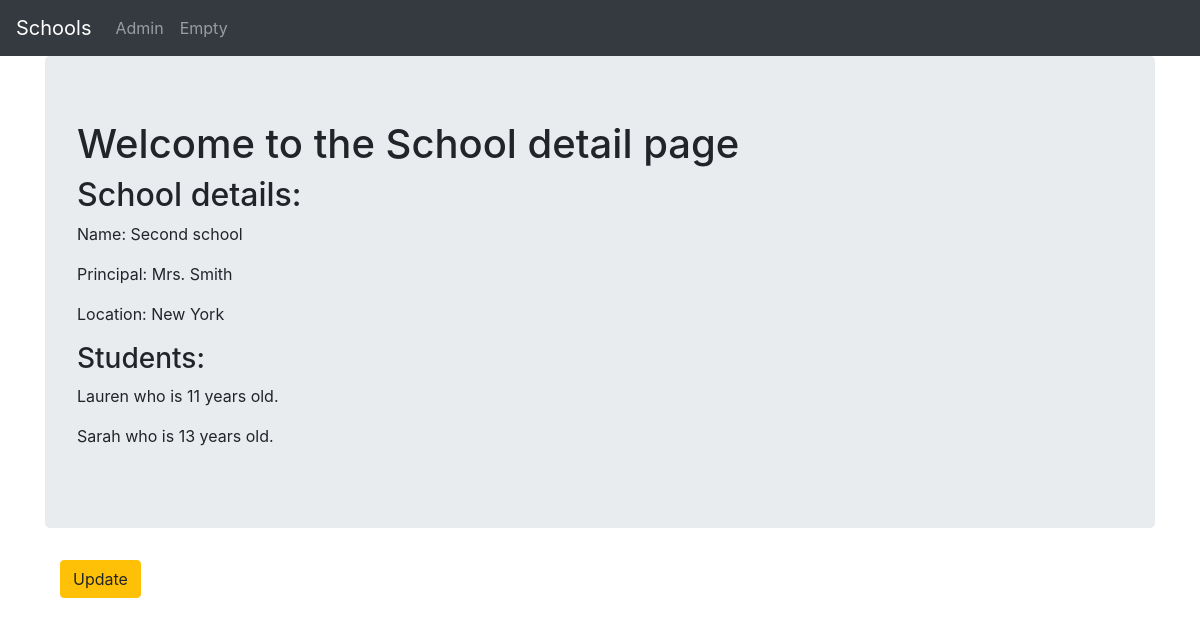
Page /basic_app/2/ on the committed database.
### basic_app/models.py (models this page shows, shortened)
class School(models.Model):
    name = models.CharField(max_length=256)
    principal = models.CharField(max_length=256)
    location = models.CharField(max_length=256)

class Student(models.Model):
    name = models.CharField(max_length=256)
    age = models.PositiveIntegerField()
    school = models.ForeignKey(
        School, related_name='students', null=True, blank=False, on_delete=models.SET_NULL)

### basic_app/views.py (the view)
# urls.py: path("<int:pk>/", views.SchoolDetailView.as_view(),  name="detail"),
class SchoolDetailView(DetailView):
    context_object_name = 'school_detail'
    model = models.School
    template_name = 'basic_app/school_detail.html'

### basic_app/templates/basic_app/school_detail.html
{% extends 'base.html' %}
{% block body_block %}
<div class="jumbotron">
    <h1>Welcome to the School detail page</h1>
    <h2>School details:</h2>
    <p>Name: {{school_detail.name}}</p>
    <p>Principal: {{school_detail.principal}}</p>
    <p>Location: {{school_detail.location}}</p>
    <h3>Students:</h3>
    {% for student in school_detail.students.all %}
    <p>{{student.name}} who is {{student.age}} years old.</p>
    {% endfor %}
</div>
<div class="container">
    <p><a class="btn btn-warning" href="{% url 'basic_app:update' pk=school_detail.pk %}">Update</a></p>
</div>
{% endblock body_block %}

### rows in the picture
School: name "Second school", principal "Mrs. Smith", location "New York"
Student: name "Lauren", age "11"
Student: name "Sarah", age "13"
